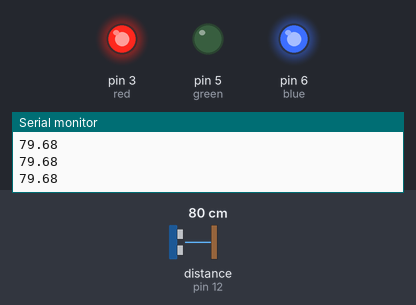
Bench run of a sketch on a simulated Arduino Uno, built with avr-gcc and run on an emulated ATmega328P. Shown: output pins drawn as LEDs (lit = HIGH), the last lines printed to the serial monitor. Wiring (inferred from the names in the program): ultrasonic range finder: trigger pin 11; echo pin 12. Inputs (shaded band) come from the test bench; at power-on: distance to the obstacle (sensor on pin 12) 80 cm. The echo pulse lasts 58.3 µs per cm; pins used as bus, display or sensor lines are not drawn.

Above: at 1.2 s.
1.3 s: distance to the obstacle (sensor on pin 12) set to 39 cm
2.8 s: distance to the obstacle (sensor on pin 12) set to 32 cm
At 4.0 s:
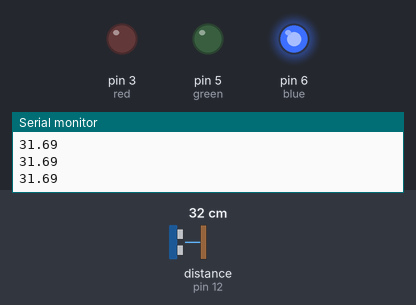
4.3 s: distance to the obstacle (sensor on pin 12) set to 28 cm
5.8 s: distance to the obstacle (sensor on pin 12) set to 22 cm
At 6.5 s:
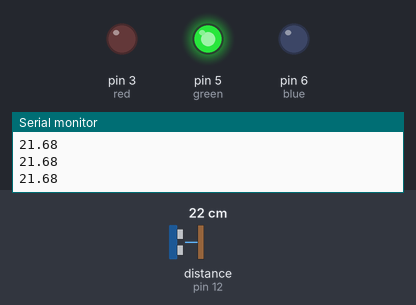
7.3 s: distance to the obstacle (sensor on pin 12) set to 17 cm
8.8 s: distance to the obstacle (sensor on pin 12) set to 14 cm
At 9.6 s:
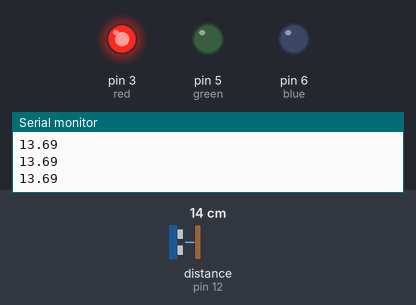
Timing chart, 0 to 11.3 s (numbered marks = the images above; inputs shaded):
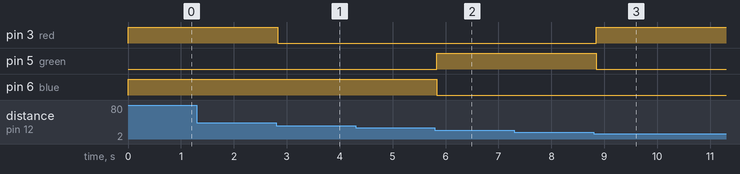

Measured:
- the behaviour switches between 36 and 35 cm on distance to the obstacle (sensor on pin 12) (found by bisection; images 0 and 1)
- the behaviour switches between 26 and 25 cm on distance to the obstacle (sensor on pin 12) (found by bisection; images 1 and 2)
- the behaviour switches between 16 and 15 cm on distance to the obstacle (sensor on pin 12) (found by bisection; images 2 and 3)
- after the input at 2.8 s, pin 3 (red): HIGH → LOW at once
- after the input at 5.8 s, pin 5 (green): LOW → HIGH at once; pin 6 (blue): HIGH → LOW at once
- after the input at 8.8 s, pin 3 (red): LOW → HIGH after 0.05 s; pin 5 (green): HIGH → LOW after 0.05 s

The sketch:

3b_distance.ino
```cpp
/**/
float echo_time;
float distance;
const int trig = 11;
const int echo = 12;
const int red = 3;
const int green =5;
const int blue = 6;
int index;

void setup() {
  // put your setup code here, to run once:
  pinMode(trig, OUTPUT);
  pinMode(echo, INPUT);

  pinMode(red, OUTPUT);
  pinMode(green, OUTPUT);
  pinMode(blue, OUTPUT);
  Serial.begin(9600);
}

void loop() {
  // put your main code here, to run repeatedly:
  digitalWrite(trig, HIGH);
  delayMicroseconds(5);
  digitalWrite(trig, LOW);
  echo_time = pulseIn(echo, HIGH); //length in microseconds of pulse, reads how long it takes for echo to read HIGH
  //sound travels 0.0343 cm/microsecond.  (2 times the ) Distance = vt, so 0.0343 * echo_time.
  //this distance is to the reflection point and back, so it is further divided by 2 to get the distance of the reflection point
  //0.0343 / 2 is 0.01715
  distance = echo_time * 0.01715;
  Serial.println(distance);
  if (distance < 15){
    set_led(255,0,0);
  }
  else if (distance < 25){
    set_led(0,255,0);
  }
  else if (distance < 35){
    set_led(0,0,255);
  }
  else{ set_led(255,0,255);}

  delay(50);
}
void set_led(int r,int g,int b){
  analogWrite(red,r);
  analogWrite(green,g);
  analogWrite(blue,b);
}
```
